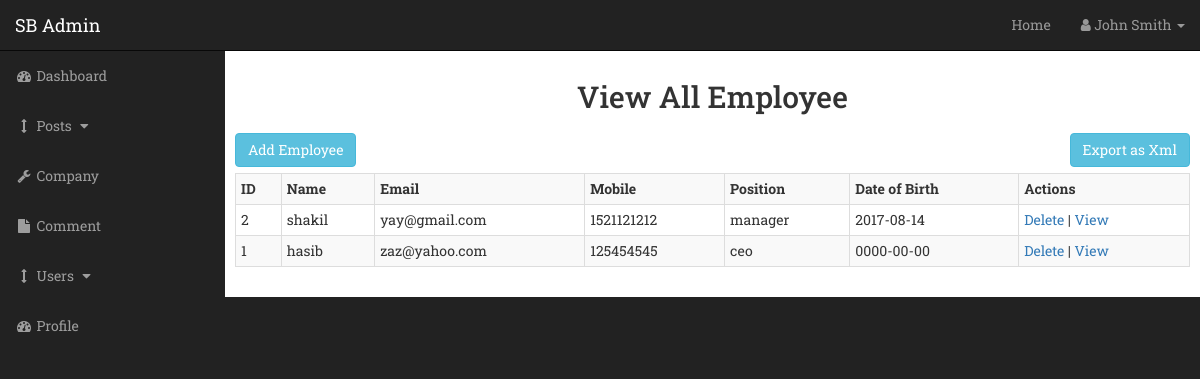
/admin/view_all_employee.php, run on an earlier commit of the app's database.
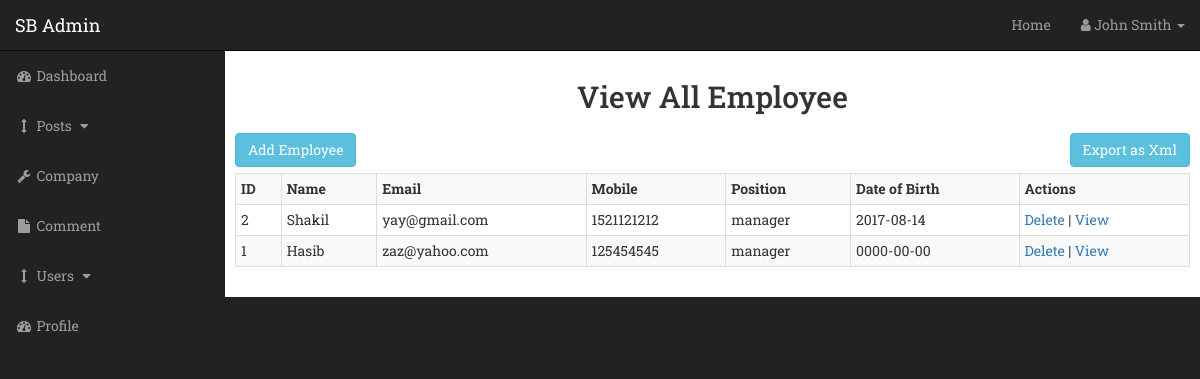
And on a later commit of the database.
### tables this page shows
CREATE TABLE `employer` (
  `eId` int(11) NOT NULL,
  `eName` varchar(30) NOT NULL,
  `ePass` varchar(100) NOT NULL,
  `eCompId` int(11) NOT NULL,
  `eDesignation` text NOT NULL,
  `eMobile` int(11) NOT NULL,
  `eMail` text NOT NULL,
  `ePosition` text NOT NULL,
  `eDescription` text NOT NULL,
  `eDob` date NOT NULL,
  `eDeleteDate` date DEFAULT NULL,
  `eLogin` date NOT NULL,
  `eLogout` date NOT NULL,
  `eLastActivity` timestamp NOT NULL DEFAULT CURRENT_TIMESTAMP ON UPDATE CURRENT_TIMESTAMP
);

### admin/view_all_employee.php (the view, shortened to what this page needs)
<?php
include "includes/admin_header.php"
?>
<?php include "includes/admin_navigation.php" ?>
    <div id="page-wrapper" class="">
   <h2 style="text-align:center">View All Employee</h2>
    <h3><a href='convertxml.php' style='float:left;' class='btn btn-info'>Add Employee</a></h3>
    <h3><a href='convertxml.php' style='float:right;' class='btn btn-info'>Export as Xml</a></h3><br/><br/>
	<table class="table table-striped table-bordered table-condensed">
		<tr>
        <th>ID</th>
        <th>Name</th>
        <th>Email</th>
        <th>Mobile</th>
        <th>Position</th>
        <th>Date of Birth</th>
        <th>Actions</th>
		</tr>
        <?php
            require '../config.php';
            $statement="select * from employer where eDeleteDate is null order by eId desc";
            $result = mysqli_query($conn, $statement);
            if (mysqli_num_rows($result) > 0)
            {
                while($row = mysqli_fetch_assoc($result))
                {
                    echo "<tr>";
					echo "<td>".$row['eId']."</td>";
					echo "<td>".$row['eName']."</td>";
					echo "<td>".$row['eMail']."</td>";
					echo "<td>".$row['eMobile']."</td>";
					echo "<td>".$row['ePosition']."</td>";
					echo "<td>".$row['eDob']."</td>";
					echo "<td><a href=\"includes/delete_employee.php?id=$row[eId]\" onClick=\"return confirm('Are you sure you want to delete?')\">Delete</a> | <a href=\"view_employee.php?id=$row[eId]\">View</a></td>";
					echo "</tr>";
                }
            }
            else
            {
                echo "Nothing found in db";
            }
        ?>
		</table>
</div>
<?php include "includes/admin_footer.php" ?>

What changed in the data, as far as the page shows it:
changed employer "yay@gmail.com": eName "shakil" → "Shakil"
changed employer "zaz@yahoo.com": eName "hasib" → "Hasib"; ePosition "ceo" → "manager"
